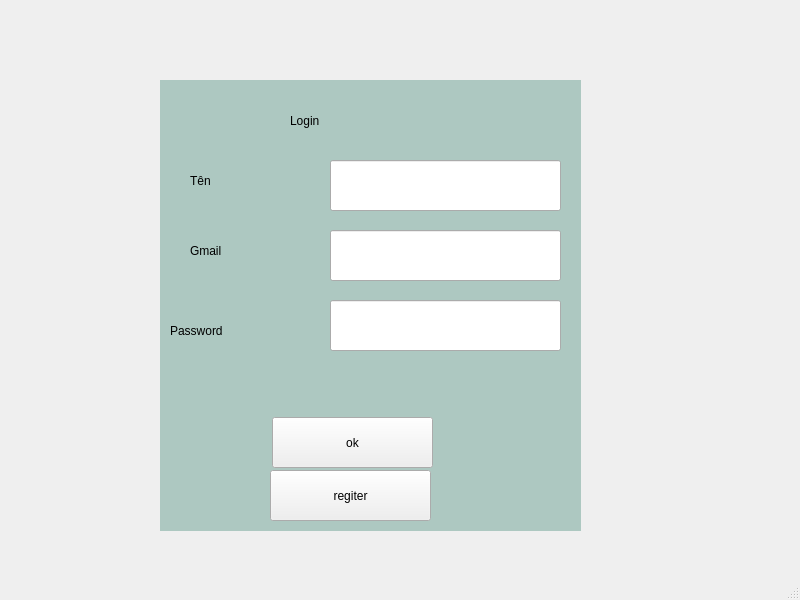
<?xml version="1.0" encoding="UTF-8"?>
<ui version="4.0">
 <class>MainWindow</class>
 <widget class="QMainWindow" name="MainWindow">
  <property name="geometry">
   <rect>
    <x>0</x>
    <y>0</y>
    <width>800</width>
    <height>600</height>
   </rect>
  </property>
  <property name="windowTitle">
   <string>MainWindow</string>
  </property>
  <widget class="QWidget" name="centralwidget">
   <widget class="QLabel" name="label">
    <property name="geometry">
     <rect>
      <x>160</x>
      <y>80</y>
      <width>421</width>
      <height>451</height>
     </rect>
    </property>
    <property name="styleSheet">
     <string notr="true">background-color: rgb(173, 200, 193);</string>
    </property>
    <property name="text">
     <string/>
    </property>
   </widget>
   <widget class="QLabel" name="label_2">
    <property name="geometry">
     <rect>
      <x>190</x>
      <y>150</y>
      <width>121</width>
      <height>61</height>
     </rect>
    </property>
    <property name="styleSheet">
     <string notr="true">font: 24pt &quot;Times New Roman&quot;;</string>
    </property>
    <property name="text">
     <string>Tên</string>
    </property>
   </widget>
   <widget class="QLabel" name="label_3">
    <property name="geometry">
     <rect>
      <x>290</x>
      <y>90</y>
      <width>121</width>
      <height>61</height>
     </rect>
    </property>
    <property name="styleSheet">
     <string notr="true">font: 24pt &quot;Times New Roman&quot;;</string>
    </property>
    <property name="text">
     <string>Login</string>
    </property>
   </widget>
   <widget class="QLabel" name="label_4">
    <property name="geometry">
     <rect>
      <x>170</x>
      <y>300</y>
      <width>171</width>
      <height>61</height>
     </rect>
    </property>
    <property name="styleSheet">
     <string notr="true">font: 24pt &quot;Times New Roman&quot;;</string>
    </property>
    <property name="text">
     <string>Password</string>
    </property>
   </widget>
   <widget class="QLabel" name="label_5">
    <property name="geometry">
     <rect>
      <x>190</x>
      <y>220</y>
      <width>121</width>
      <height>61</height>
     </rect>
    </property>
    <property name="styleSheet">
     <string notr="true">font: 24pt &quot;Times New Roman&quot;;</string>
    </property>
    <property name="text">
     <string>Gmail</string>
    </property>
   </widget>
   <widget class="QLineEdit" name="lineEdit">
    <property name="geometry">
     <rect>
      <x>330</x>
      <y>160</y>
      <width>231</width>
      <height>51</height>
     </rect>
    </property>
   </widget>
   <widget class="QLineEdit" name="lineEdit_2">
    <property name="geometry">
     <rect>
      <x>330</x>
      <y>230</y>
      <width>231</width>
      <height>51</height>
     </rect>
    </property>
   </widget>
   <widget class="QLineEdit" name="lineEdit_3">
    <property name="geometry">
     <rect>
      <x>330</x>
      <y>300</y>
      <width>231</width>
      <height>51</height>
     </rect>
    </property>
    <property name="font">
     <font>
      <stylestrategy>PreferDefault</stylestrategy>
     </font>
    </property>
    <property name="contextMenuPolicy">
     <enum>Qt::DefaultContextMenu</enum>
    </property>
    <property name="echoMode">
     <enum>QLineEdit::Password</enum>
    </property>
    <property name="dragEnabled">
     <bool>false</bool>
    </property>
    <property name="readOnly">
     <bool>false</bool>
    </property>
   </widget>
   <widget class="QPushButton" name="pushButton">
    <property name="geometry">
     <rect>
      <x>272</x>
      <y>417</y>
      <width>161</width>
      <height>51</height>
     </rect>
    </property>
    <property name="text">
     <string>ok</string>
    </property>
   </widget>
   <widget class="QPushButton" name="pushButton_2">
    <property name="geometry">
     <rect>
      <x>270</x>
      <y>470</y>
      <width>161</width>
      <height>51</height>
     </rect>
    </property>
    <property name="text">
     <string>regiter</string>
    </property>
   </widget>
   <widget class="QLabel" name="label_6">
    <property name="geometry">
     <rect>
      <x>520</x>
      <y>240</y>
      <width>311</width>
      <height>351</height>
     </rect>
    </property>
    <property name="text">
     <string/>
    </property>
   </widget>
  </widget>
  <widget class="QMenuBar" name="menubar">
   <property name="geometry">
    <rect>
     <x>0</x>
     <y>0</y>
     <width>800</width>
     <height>26</height>
    </rect>
   </property>
  </widget>
  <widget class="QStatusBar" name="statusbar"/>
 </widget>
 <resources/>
 <connections/>
</ui>
